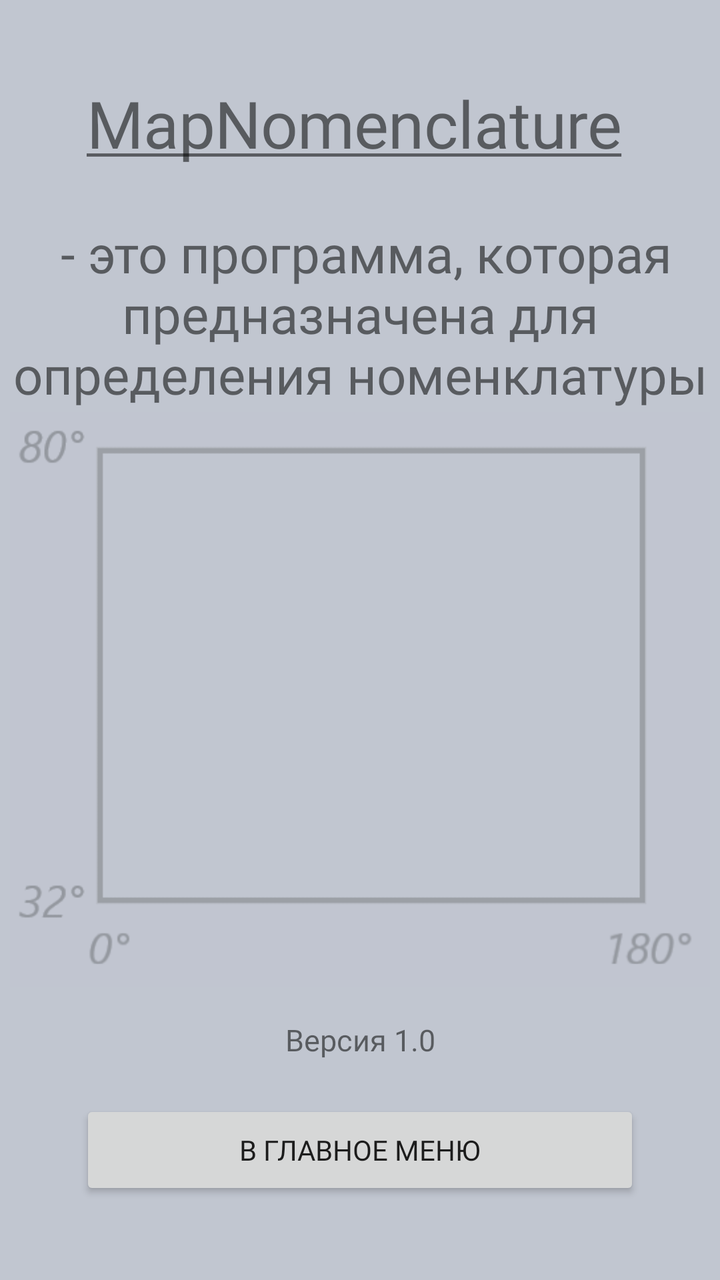
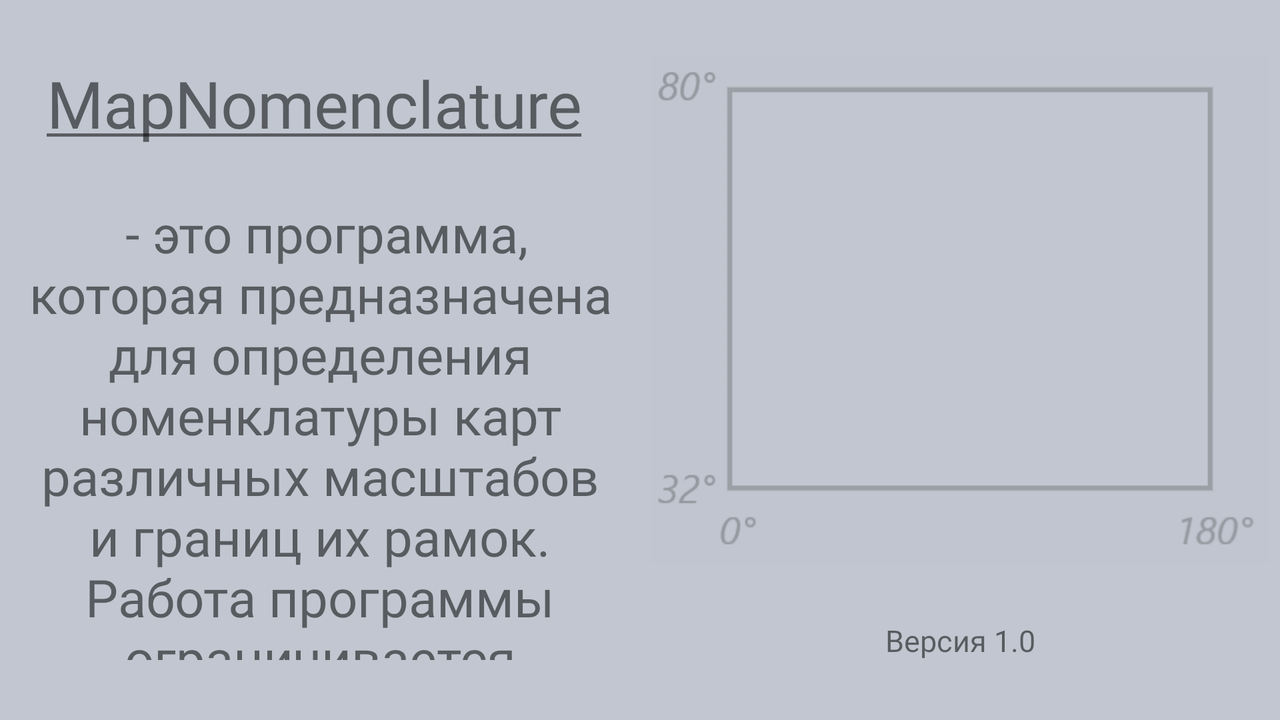

First picture: res/layout/ on a phone held upright. Second picture: the repository's own variant of that layout, on a device whose configuration matches the variant's folder. Source for both follows.
<!-- AndroidManifest.xml: application theme Theme.MapNomenclature -->
<!-- res/layout/activity_info.xml -->
<?xml version="1.0" encoding="utf-8"?>
<androidx.constraintlayout.widget.ConstraintLayout xmlns:android="http://schemas.android.com/apk/res/android"
    xmlns:app="http://schemas.android.com/apk/res-auto"
    xmlns:tools="http://schemas.android.com/tools"
    android:layout_width="match_parent"
    android:layout_height="match_parent"
    android:background="@color/background"
    android:orientation="vertical"
    tools:context=".ActivityInfo">

    <TextView
        android:id="@+id/description"
        android:layout_width="wrap_content"
        android:layout_height="wrap_content"
        android:layout_marginTop="40dp"
        android:fontFamily="@font/aldrich"
        android:text="@string/description"
        android:textAlignment="center"
        android:textSize="26dp"
        app:layout_constraintTop_toTopOf="parent"
        tools:ignore="MissingConstraints"
        tools:layout_editor_absoluteX="0dp" />

    <ImageView
        android:id="@+id/limitation"
        android:layout_width="match_parent"
        android:layout_height="300dp"
        android:layout_marginHorizontal="5dp"
        android:layout_marginBottom="10dp"
        android:contentDescription="@string/TODO"
        app:layout_constraintBottom_toTopOf="@+id/version"
        app:srcCompat="@drawable/limitation"
        tools:ignore="ImageContrastCheck,MissingConstraints"
        tools:layout_editor_absoluteX="24dp" />

    <TextView
        android:id="@+id/version"
        android:layout_width="match_parent"
        android:layout_height="wrap_content"
        android:layout_marginBottom="110dp"
        android:fontFamily="@font/aldrich"
        android:text="@string/version"
        android:textAlignment="center"
        android:textSize="15sp"
        app:layout_constraintBottom_toBottomOf="parent"
        tools:ignore="MissingConstraints"
        tools:layout_editor_absoluteX="0dp" />

    <Button
        android:id="@+id/btn_back"
        android:layout_width="match_parent"
        android:layout_height="50dp"
        android:layout_marginHorizontal="40dp"
        android:layout_marginBottom="40dp"
        android:fontFamily="@font/aldrich"
        android:text="@string/back"
        app:layout_constraintBottom_toBottomOf="parent"
        app:layout_constraintEnd_toEndOf="parent"
        app:layout_constraintStart_toStartOf="parent" />

</androidx.constraintlayout.widget.ConstraintLayout>
<!-- resources referenced by this layout -->
<resources>
  <color name="background">#c1c6d0</color>
  <!-- drawable limitation: png bitmap (drawable, 7334 bytes) -->
  <string name="TODO">TODO</string>
  <string name="back">В главное меню</string>
  <string name="description">
         <big><u>MapNomenclature</u></big> \n\n <smal>- это программа, которая
          предназначена для определения номенклатуры карт различных масштабов
          и границ их рамок. Работа программы ограничивается указаными границами.</smal>
      </string>
  <string name="version">Версия 1.0</string>
  <style name="Theme.MapNomenclature" parent="Theme.AppCompat.DayNight.NoActionBar">
          
          <item name="colorPrimary">@color/purple_500</item>
          <item name="colorPrimaryVariant">@color/dark_background</item>
          <item name="colorOnPrimary">@color/white</item>
          
          <item name="colorSecondary">@color/teal_200</item>
          <item name="colorSecondaryVariant">@color/teal_700</item>
          <item name="colorOnSecondary">@color/black</item>
          
          <item name="android:statusBarColor" tools:targetApi="l">?attr/colorPrimaryVariant</item>
          
      </style>
  <color name="purple_500">#FF6200EE</color>
  <color name="dark_background">#94989f</color>
  <color name="white">#FFFFFFFF</color>
  <color name="teal_200">#FF03DAC5</color>
  <color name="teal_700">#FF018786</color>
  <color name="black">#FF000000</color>
</resources>
<!-- res/layout-land/activity_info.xml (the repository's variant of the layout above) -->
<!-- drawn on the phone turned sideways -->
<?xml version="1.0" encoding="utf-8"?>
<LinearLayout xmlns:android="http://schemas.android.com/apk/res/android"
    xmlns:app="http://schemas.android.com/apk/res-auto"
    xmlns:tools="http://schemas.android.com/tools"
    android:layout_width="match_parent"
    android:layout_height="match_parent"
    android:background="@color/background"
    tools:context=".ActivityInfo">


    <LinearLayout
        android:layout_width="0dp"
        android:layout_height="wrap_content"
        android:layout_weight="1"
        android:orientation="vertical"
        >
    <TextView
        android:id="@+id/description"
        android:layout_width="match_parent"
        android:layout_height="wrap_content"
        android:layout_marginVertical="30dp"
        android:fontFamily="@font/aldrich"
        android:text="@string/description"
        android:textAlignment="center"
        android:textSize="26sp"
        app:layout_constraintTop_toTopOf="parent"
        tools:ignore="MissingConstraints"
        tools:layout_editor_absoluteX="0dp" />

        <Button
            android:id="@+id/btn_back"
            android:layout_width="match_parent"
            android:layout_height="50dp"
            android:layout_marginHorizontal="40dp"
            android:layout_marginBottom="40dp"
            android:fontFamily="@font/aldrich"
            android:text="@string/back"
            app:layout_constraintBottom_toBottomOf="parent"
            app:layout_constraintEnd_toEndOf="parent"
            app:layout_constraintStart_toStartOf="parent" />


    </LinearLayout>
    <LinearLayout
        android:layout_width="0dp"
        android:layout_height="match_parent"
        android:layout_weight="1"
        android:orientation="vertical"
        >
        <ImageView
            android:id="@+id/limitation"
            android:layout_width="match_parent"
            android:layout_height="300dp"
            android:layout_margin="5dp"
            android:contentDescription="@string/TODO"
            app:srcCompat="@drawable/limitation"
            tools:ignore="ImageContrastCheck,MissingConstraints"/>

        <TextView
            android:id="@+id/version"
            android:layout_width="match_parent"
            android:layout_height="wrap_content"
            android:fontFamily="@font/aldrich"
            android:text="@string/version"
            android:textAlignment="center"
            android:textSize="15sp"
            tools:ignore="MissingConstraints" />


    </LinearLayout>


    

</LinearLayout>
